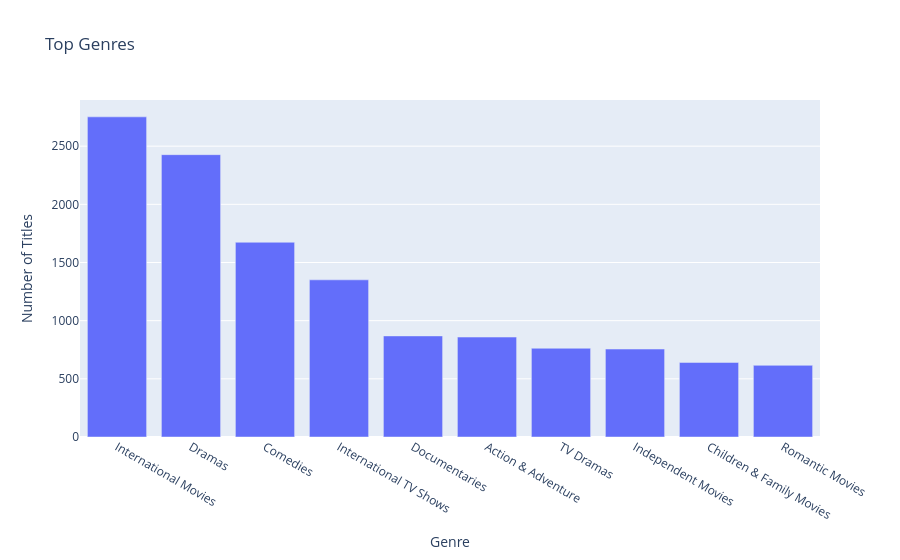

Notebook cell for this chart:
### Code cell
px.bar(
    x=genre_counts.index,
    y=genre_counts.values,
    title='Top Genres',
    labels={'x': 'Genre', 'y': 'Number of Titles'}
).show()

### Figure 1 — Plotly figure (JSON) as saved in the notebook; plotly's stock layout.template omitted (floating-point values rounded to 4 significant figures)
{"data": [{"alignmentgroup": "True", "hovertemplate": "Genre=%{x}<br>Number of Titles=%{y}<extra></extra>", "legendgroup": "", "marker": {"color": "#636efa", "pattern": {"shape": ""}}, "name": "", "offsetgroup": "", "orientation": "v", "showlegend": false, "textposition": "auto", "type": "bar", "x": ["International Movies", "Dramas", "Comedies", "International TV Shows", "Documentaries", "Action & Adventure", "TV Dramas", "Independent Movies", "Children & Family Movies", "Romantic Movies"], "xaxis": "x", "y": [2752, 2427, 1674, 1351, 869, 859, 763, 756, 641, 616], "yaxis": "y"}], "layout": {"autosize": true, "barmode": "relative", "legend": {"tracegroupgap": 0}, "title": {"text": "Top Genres"}, "xaxis": {"anchor": "y", "autorange": true, "domain": [0, 1], "range": [-0.5, 9.5], "title": {"text": "Genre"}, "type": "category"}, "yaxis": {"anchor": "x", "autorange": true, "domain": [0, 1], "range": [0, 2897.0], "title": {"text": "Number of Titles"}, "type": "linear"}}}
